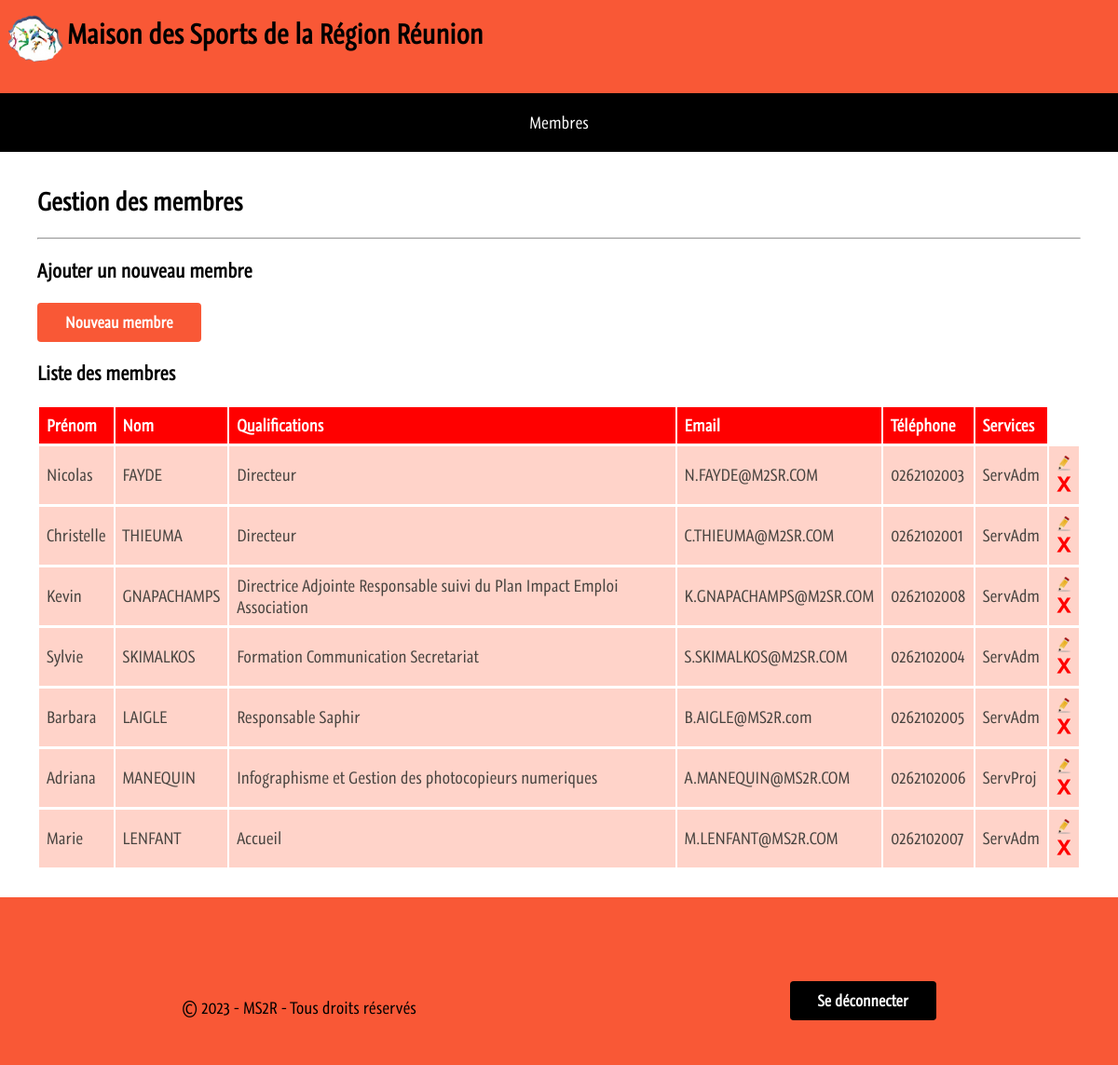
/bo/SKIMALKOS/gestionMembres.php (signed in), run on the app's committed database.
### tables this page shows
CREATE TABLE IF NOT EXISTS `membres` (
  `id` varchar(5) NOT NULL DEFAULT '',
  `nom` varchar(15) DEFAULT NULL,
  `prenom` varchar(15) DEFAULT NULL,
  `qualifications` varchar(90) DEFAULT NULL,
  `mail` varchar(45) DEFAULT NULL,
  `tel` varchar(10) DEFAULT NULL,
  `idService` varchar(15) DEFAULT NULL,
  `photos` varchar(256) DEFAULT NULL,
  PRIMARY KEY (`id`),
  KEY `FK_Membres` (`idService`)
);

### bo/SKIMALKOS/gestionMembres.php (the view, shortened to what this page needs)
<?php
    if(isset($_SESSION['id'])) {
?>
<!DOCTYPE html PUBLIC "-//W3C//DTD HTML 4.01//EN" "http://www.w3.org/TR/html4/strict.dtd">
    <html lang="fr">
    <head>
        <link rel="stylesheet" type="text/css" href="styles/styles.css">
    </head>
    <?php include 'header.php'; ?>
    <?php include 'menu.php';?>
    <body>
        <div id="contenu-body">
            <div id="titre-connexion">
                <h2>Gestion des membres</h2>
                <hr>
            </div>
            <h3>Ajouter un nouveau membre</h3>
            <button onclick="document.location='FormAjoutMembres.php'">Nouveau membre</button>
            <h3>Liste des membres</h3>
            <table>
               <thead>
                    <tr>
                        <th>Prénom</th>
                        <th>Nom</th>
                        <th>Qualifications</th>
                        <th>Email</th>
                        <th>Téléphone</th>
                        <th>Services</th>
                    </tr>
               </thead>
               <tbody>
               <?php
                    require_once 'connexionBD.php';
                    $sql = "SELECT * FROM membres";
                    $resultat = $connexion->query($sql) or die(print_r($connexion->errorInfo(), true));
                    while ($ligne = $resultat->fetch())
                    {
                        echo "<tr>
                        <td>". $ligne["nom"] . "</td>
                        <td>". $ligne["prenom"] . "</td>
                        <td>". $ligne["qualifications"] . "</td>
                        <td>". $ligne["mail"] . "</td>
                        <td>". $ligne["tel"] . "</td>
                        <td>". $ligne["idService"] . "</td>";
                        echo "<td><a href ='formModifMembres.php?id=".$ligne['id']."'><img alt='Modifier' src ='icon/modifier.png'></a>
                        <br>
                        <a href ='supprimerMembres.php?id=".$ligne['id']."'><img alt='Supprimer' src ='icon/supprimer.png'></a></tr>";
                    }
                ?>
            </table>
        </div>
    </body>
    <?php include 'footer.php'; ?>
</html>
<?php
    } else {
        header("Location:../index.php");
    }
?>

### bo/SKIMALKOS/styles/styles.css (style rules this page uses)
a { color: blue; text-decoration: none; }
html { background-color: white; font-family: "GraublauWeb Regular"; }
body { font-size: 14px; }
html, body, div { margin: 0px; padding: 0px; }
html, body { height: 100%; margin: 0; display: table; width: 100%; }
#contenu-body { margin-left: 25px; margin-right: 25px; margin-bottom: 15px; padding: 15px; font-size: 17px; }
table tr th, table tr td { background: red; color: #FFF; padding: 8px 8px; text-align: left; }
table tr td { background: #ffd3c9; color: #47433F; border-top: 1px solid #FFF; }
button { background-color: #F95836; border: none; color: white; padding: 10px 30px; text-align: center; text-decoration: none; display: inline-block; font-size: 16px; border-radius: 4px; font-family: "GraublauWeb Regular"; font-weight: 700; cursor: pointer; }

### data on the page
membres: nom "Nicolas", prenom "FAYDE", qualifications "Directeur", mail "N.FAYDE@M2SR.COM", tel "0262102003", idService "ServAdm"
membres: nom "Christelle", prenom "THIEUMA", qualifications "Directeur", mail "C.THIEUMA@M2SR.COM", tel "0262102001", idService "ServAdm"
membres: nom "Kevin", prenom "GNAPACHAMPS", qualifications "Directrice Adjointe Responsable suivi du Plan Impact Emploi Association", mail "K.GNAPACHAMPS@M2SR.COM", tel "0262102008", idService "ServAdm"
membres: nom "Sylvie", prenom "SKIMALKOS", qualifications "Formation Communication Secretariat", mail "S.SKIMALKOS@M2SR.COM", tel "0262102004", idService "ServAdm"
membres: nom "Barbara", prenom "LAIGLE", qualifications "Responsable Saphir", mail "B.AIGLE@MS2R.com", tel "0262102005", idService "ServAdm"
membres: nom "Adriana", prenom "MANEQUIN", qualifications "Infographisme et Gestion des photocopieurs numeriques", mail "A.MANEQUIN@MS2R.COM", tel "0262102006", idService "ServProj"
membres: nom "Marie", prenom "LENFANT", qualifications "Accueil", mail "M.LENFANT@MS2R.COM", tel "0262102007", idService "ServAdm"
